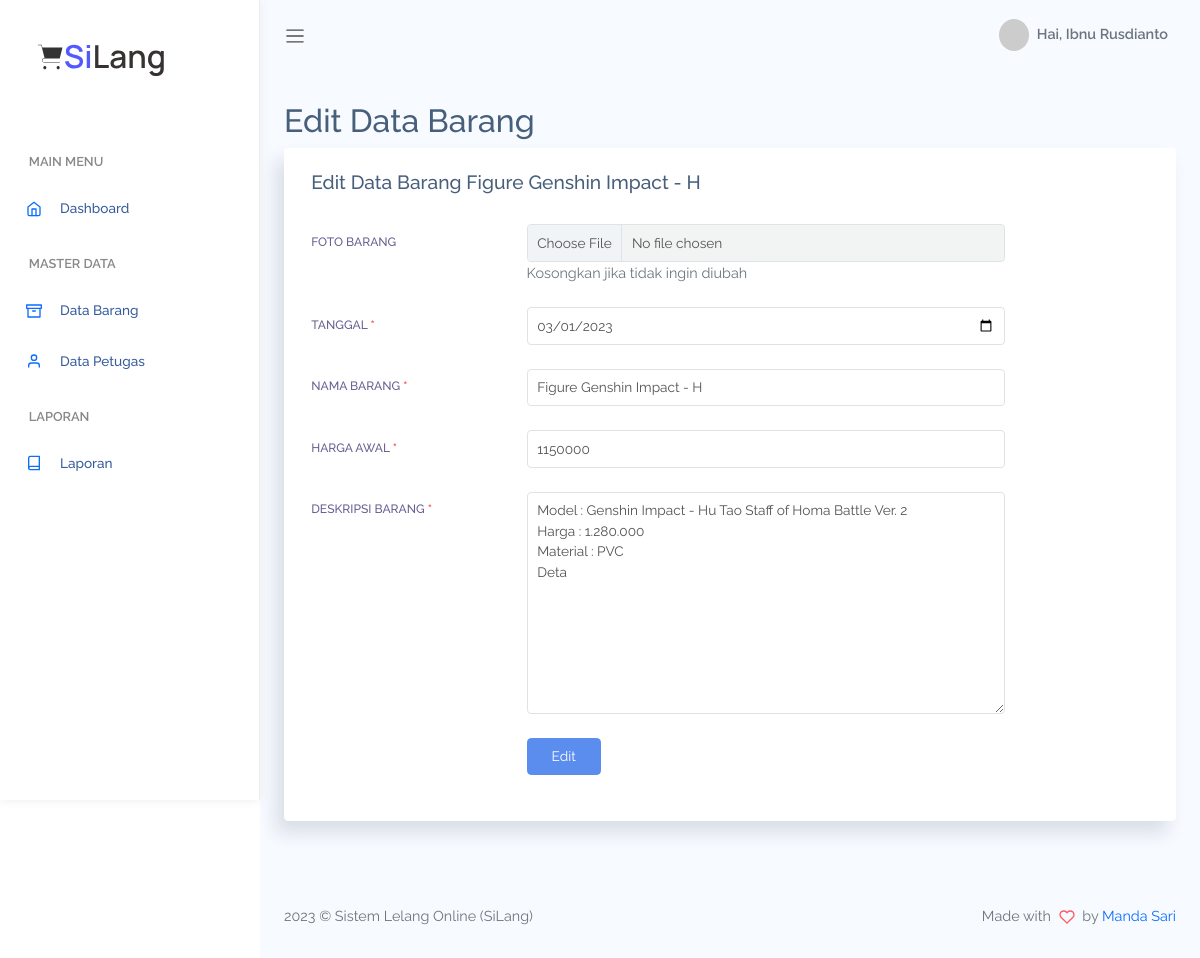
/barang/edit/8 (signed in), run on the app's committed database.
### tables this page shows
CREATE TABLE `tb_barang` (
  `id_barang` int(11) NOT NULL,
  `gambar` varchar(100) NOT NULL,
  `nama_barang` varchar(25) NOT NULL,
  `tgl` date NOT NULL,
  `harga_awal` int(20) NOT NULL,
  `deskripsi_barang` varchar(100) NOT NULL
);

### app/core/Controller.php (called while the page is built, shortened)
<?php
class Controller
{
    public function view(string $view, ?array $data = [])
    {
        require_once '../app/views/' . $view . '.php';
    }
    public function model(string $model)
    {
        return new $model;
    }
}

### app/controllers/Barang.php (called while the page is built, shortened)
<?php
class Barang extends Controller
{
    public function edit(int $id)
    {
        $data['title'] = 'Edit Data Barang';
        $data['dataBarang'] = $this->model('M_barang')->getDataBarangById(id: $id);
        $this->view('page/backend/barang/edit', $data);
    }
}

### app/core/App.php (called while the page is built, shortened)
<?php
class App
{
    public function __construct(protected $controller = 'Home', protected $method = 'index', protected $params = [])
    {
        $url = $this->parseURL();
        if (isset($url[0])) {
            if (file_exists('../app/controllers/' . $url[0] . '.php')) {
                unset($url[0]);
            } else {
                http_response_code(404);
                require_once '../app/views/page/errors/404.php';
            }
        }
        $this->controller = new $this->controller;
        if (isset($url[1])) {
            if (method_exists($this->controller, $url[1])) {
                $this->method = $url[1];
                unset($url[1]);
            }
        }
        if (!empty($url)) {
            $this->params = array_values($url);
        }
        call_user_func_array([$this->controller, $this->method], $this->params);
    }
    public function parseURL()
    {
        if (isset($_GET['url'])) {
            $url = rtrim($_GET['url'], '/');
            $url = filter_var($url, FILTER_SANITIZE_URL);
            $url = explode('/', $url);
            return $url;
        }
    }
}

### public/index.php (called while the page is built, shortened)
<?php
$app = new App;

### app/core/Database.php (called while the page is built, shortened)
<?php
class Database
{
    private $host = DB_HOST;
    private $user = DB_USER;
    private $pass = DB_PASS;
    private $dbnm = DB_NAME;
    private $dbh;
    private $stmt;
    public function __construct()
    {
        $dsn = 'mysql:host=' . $this->host . ';dbname=' . $this->dbnm;
        $option = [
            PDO::ATTR_PERSISTENT => true,
            PDO::ATTR_ERRMODE => PDO::ERRMODE_EXCEPTION
        ];
        try {
            $this->dbh = new PDO($dsn, $this->user, $this->pass, $option);
        } catch (PDOException $e) {
            die($e->getMessage());
        }
    }
    public function query($query)
    {
        $this->stmt = $this->dbh->prepare($query);
    }
    public function bind($param, $value, $type = null)
    {
        if (is_null($type)) {
            match (true) {
                is_int($value) => $type = PDO::PARAM_INT,
                is_bool($value) => $type = PDO::PARAM_BOOL,
                is_null($value) => $type = PDO::PARAM_NULL,
                default => $type = PDO::PARAM_STR
            };
        }
        $this->stmt->bindValue($param, $value, $type);
    }
    public function execute()
    {
        $this->stmt->execute();
    }
    public function single()
    {
        $this->execute();
        return $this->stmt->fetch(PDO::FETCH_ASSOC);
    }
}

### app/models/M_barang.php (called while the page is built, shortened)
<?php
class M_barang
{
    private $table = "tb_barang";
    private $db;
    public function __construct()
    {
        $this->db = new Database;
    }
    public function getDataBarangById(int $id)
    {
        $this->db->query("SELECT * FROM $this->table WHERE id_barang=:id");
        $this->db->bind('id', $id);
        return $this->db->single();
    }
}

### app/views/page/backend/barang/edit.php (the view)
<div class="main-content container-fluid">
    <div class="page-title">
        <div class="row">
            <div class="col-12 col-md-6 order-md-1 order-last">
                <h3><?= $data['title'] ?></h3>
            </div>
        </div>
    </div>
    <section class="section">
        <div class="card">
            <div class="card-header">
                <h4 class="card-title"><?= $data['title'] . ' ' . $data['dataBarang']['nama_barang'] ?></h4>
            </div>
            <div class="card-body">
                <form method="POST" action="<?= BASE_URL ?>/barang/update/<?= $data['dataBarang']['id_barang'] ?>" enctype="multipart/form-data">
                    <div class="form-group row mb-4">
                        <label for="gambar-barang" class="col-form-label text-md-right col-12 col-md-3 col-lg-3">Foto Barang </label>
                        <div class="col-sm-12 col-md-7">
                            <input type="file" id="gambar-barang" name="gambar_barang" class="form-control" placeholder="Gambar Barang" autocomplete="off" accept="image/*" onchange="validateImage()">
                            <div class="text-muted">Kosongkan jika tidak ingin diubah</div>
                        </div>
                    </div>
                    <div class="form-group row mb-4">
                        <label for="tgl" class="col-form-label text-md-right col-12 col-md-3 col-lg-3">Tanggal <span class="text-danger fw-bold">*</span></label>
                        <div class="col-sm-12 col-md-7">
                            <input type="date" id="tgl" name="tgl" class="form-control" value="<?= $data['dataBarang']['tgl'] ?>" required>
                        </div>
                    </div>
                    <div class="form-group row mb-4">
                        <label for="nama-barang" class="col-form-label text-md-right col-12 col-md-3 col-lg-3">Nama Barang <span class="text-danger fw-bold">*</span></label>
                        <div class="col-sm-12 col-md-7">
                            <input type="text" id="nama-barang" name="nama_barang" class="form-control" placeholder="Nama Barang" value="<?= $data['dataBarang']['nama_barang'] ?>" autocomplete="off" required>
                        </div>
                    </div>
                    <div class="form-group row mb-4">
                        <label for="harga-awal" class="col-form-label text-md-right col-12 col-md-3 col-lg-3">Harga Awal <span class="text-danger fw-bold">*</span></label>
                        <div class="col-sm-12 col-md-7">
                            <input type="number" id="harga-awal" name="harga_awal" class="form-control" placeholder="Harga Awal" value="<?= $data['dataBarang']['harga_awal'] ?>" autocomplete="off" required>
                        </div>
                    </div>
                    <div class="form-group row mb-4">
                        <label for="deskripsi-barang" class="col-form-label text-md-right col-12 col-md-3 col-lg-3">Deskripsi Barang <span class="text-danger fw-bold">*</span></label>
                        <div class="col-sm-12 col-md-7">
                            <textarea rows="10" name="deskripsi_barang" class="form-control" placeholder="Deskripsi Barang" autocomplete="off" required><?= $data['dataBarang']['deskripsi_barang'] ?></textarea>
                        </div>
                    </div>
                    <div class="form-grup row mb-4">
                        <label class="col-form-label text-md-right col-12 col-md-3 col-lg-3"></label>
                        <div class="col-sm-12 col-md-7">
                            <button type="submit" name="submit" class="btn btn-primary">Edit</button>
                        </div>
                    </div>
                </form>
            </div>
        </div>
    </section>
</div>

### public/assets/css/app.css (style rules this page uses)
* { font-family:Raleway }
#main .main-content { padding:2rem 1.5rem }
#main .main-content .page-title h3 { font-size:2rem }
a,button { outline:0 }
.btn.btn-danger,.btn.btn-dark,.btn.btn-info,.btn.btn-light,.btn.btn-link,.btn.btn-primary,.btn.btn-secondary,.btn.btn-success,.btn.btn-warning { color:#fff }
.form-group { margin-bottom:.7rem }
.form-group label { font-size:.755rem;text-transform:uppercase;color:rgba(35,28,99,.7);font-weight:500 }
.card { box-shadow:-8px 12px 18px 0 rgba(25,42,70,.13);margin-bottom:2.2rem }
.card .card-header { border:none }
.card .card-header h4 { font-size:1.2rem }
.card .card-header~.card-body { padding-top:0 }
.card .card-title { font-size:1.2rem }
.card .card-body { padding:1.4rem 1.7rem }

### data on the page
tb_barang: nama_barang "Figure Genshin Impact - H", tgl "03/01/2023", harga_awal "1150000", deskripsi_barang "Model : Genshin Impact - Hu Tao Staff of Homa Battle Ver. 2 Harga : 1.280.000 Material : PVC Deta"

### other printed values
$nama "Ibnu Rusdianto"
$data['title'] "Edit Data Barang"
APP_NAME "Sistem Lelang Online (SiLang)"
AUTHOR "Manda Sari"
